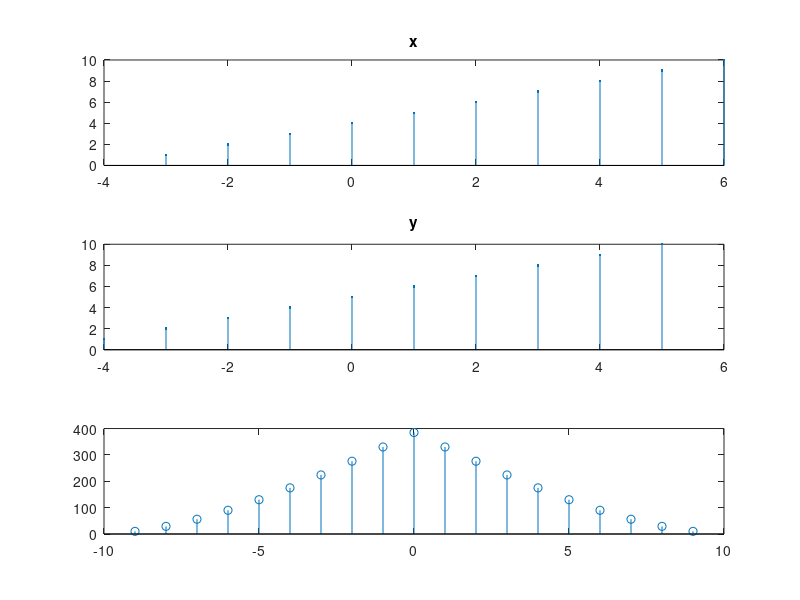

Recreate this plot in MATLAB.
n = -3:6;
startX = 4;
x = [1 2 3 4 5 6 7 8 9 10];
startY = 5;
y = [1 2 3 4 5 6 7 8 9 10];

[XY,lags] = xcorr(x, y);
subplot(3, 1, 1);
stem(n,x,'.');
title('x');
subplot(3, 1, 2);
n = -4:5;
stem(n,y,'.');
title('y');
subplot(3, 1, 3);
stem(lags,XY);

%function [XY] = corr(x, y)
%    XY = sum(x .* y) / (sqrt(sum(x .^ 2)) * sqrt(sum(y .^ 2)));
%end






